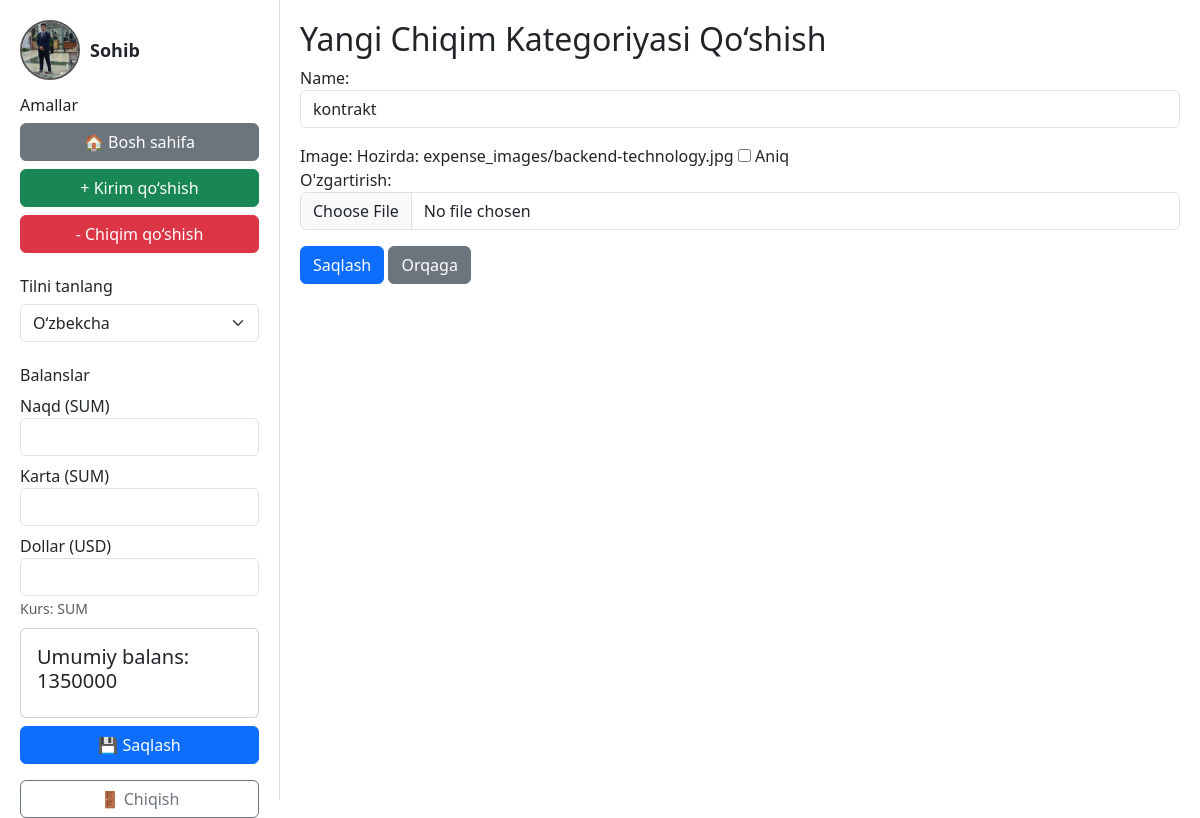
Page /finance/expense-categories/1/edit/ (signed in) on the committed database.
### users/models.py (models this page shows, shortened)
class CustomUser(AbstractUser):
    phone_number = models.CharField(max_length=20,null=True, blank=True)
    image = models.ImageField(upload_to='profiles/', null=True, blank=True)

### finance/models.py (models this page shows, shortened)
class ExpenseCategory(models.Model):
    user = models.ForeignKey(settings.AUTH_USER_MODEL, on_delete=models.CASCADE)
    name = models.CharField(max_length=50, unique=True)
    image = models.ImageField(
        upload_to="expense_images/",
        blank=True,
        null=True,
        default="expense_images/default.jpg"
    )

### finance/views.py (the view)
# urls.py: path('expense-categories/<int:pk_e>/edit/', views.update_expense_category, name='update_expense_category'),
@login_required
def update_expense_category(request, pk_e):
    category = get_object_or_404(ExpenseCategory, pk=pk_e, user=request.user)
    if request.method == "POST":
        form = ExpenseCategoryForm(request.POST, request.FILES, instance=category)
        if form.is_valid():
            form.save()
            messages.success(request, _("Chiqim kategoriyasi yangilandi"))
            return redirect("expense_category_list")
    else:
        form = ExpenseCategoryForm(instance=category)
    return render(request, "add_expense_category.html", {"form": form})

### finance/forms.py
class ExpenseCategoryForm(forms.ModelForm):
    class Meta:
        model = ExpenseCategory
        fields = ["name", "image"]
        widgets = {
            "name": forms.TextInput(attrs={"class": "form-control"}),
            "image": forms.ClearableFileInput(attrs={"class": "form-control"})
        }

### finance/context_processors.py (called while the page is built)
def user_balance(request):
    if request.user.is_authenticated:
        balance, created = UserBalance.objects.get_or_create(user=request.user)
        umumiy = (balance.cash or 0) + (balance.card or 0) + (balance.dollar or 0) * 12300
        return {
            "balance": balance,
            "umumiy_balans": number_format(umumiy, use_l10n=True, decimal_pos=0),
        }
    return {}

### templates/add_expense_category.html (shortened to what this page needs)
{% extends "base.html" %}
{% load i18n %}
{% block content %}
<h2>{% trans "Yangi Chiqim Kategoriyasi Qo‘shish" %}</h2>
<form method="post" enctype="multipart/form-data">
    {{ form.as_p }}
    <button type="submit" class="btn btn-primary">{% trans "Saqlash" %}</button>
    <a href="{% url 'expense_category_list' %}" class="btn btn-secondary">{% trans "Orqaga" %}</a>
</form>
{% endblock %}

### templates/base.html (shortened to what this page needs)
<!DOCTYPE html>
<html lang="{{ LANGUAGE_CODE }}">
<head>
    {% load humanize i18n %}
    <link href="https://cdn.jsdelivr.net/npm/bootstrap@5.3.0/dist/css/bootstrap.min.css" rel="stylesheet">
</head>
<body>
<div class="d-flex">
    <div class="sidebar">
        <div>
            <div class="d-flex align-items-center mb-3">
                {% if request.user.is_authenticated %}
                    <a href="{% url 'profile' %}" class="d-flex align-items-center text-decoration-none">
                        {% if request.user.image %}
                            <img src="{{ request.user.image.url }}" class="profile-pic">
                        {% else %}
                            <img src="https://via.placeholder.com/60" class="profile-pic">
                        {% endif %}
                        <span class="username">{{ request.user.username }}</span>
                    </a>
                {% else %}
                    <a href="{% url 'login' %}" class="d-flex align-items-center text-decoration-none">
                        <img src="https://via.placeholder.com/60" class="profile-pic">
                        <span class="username">{% trans "Mehmon" %}</span>
                    </a>
                {% endif %}
            </div>
            <div class="mb-4">
                <h6>{% trans "Amallar" %}</h6>
                <div class="d-grid gap-2">
                    <a href="{% url 'dashboard' %}" class="btn btn-secondary">🏠 {% trans "Bosh sahifa" %}</a>
                    <a href="{% url 'category_list' %}" class="btn btn-success">+ {% trans "Kirim qo‘shish" %}</a>
                    <a href="{% url 'expense_category_list' %}" class="btn btn-danger">- {% trans "Chiqim qo‘shish" %}</a>
                </div>
            </div>
            <div class="mb-4">
                <h6>{% trans "Tilni tanlang" %}</h6>
                <form method="post" action="{% url 'set_language' %}">
                    <select name="language" onchange="this.form.submit()" class="form-select">
                        <option value="uz" {% if request.LANGUAGE_CODE == 'uz' %}selected{% endif %}>O‘zbekcha</option>
                    </select>
                </form>
            </div>
            <h6>{% trans "Balanslar" %}</h6>
            <form method="post" action="{% url 'update_balance' %}">
                <div class="mb-2">
                    <label>{% trans "Naqd (SUM)" %}</label>
                    <input type="number" step="0.01" name="cash" class="form-control balance-card" value="{{ cash_amount }}">
                </div>
                <div class="mb-2">
                    <label>{% trans "Karta (SUM)" %}</label>
                    <input type="number" step="0.01" name="card" class="form-control balance-card" value="{{ card_amount }}">
                </div>
                <div class="mb-2">
                    <label>{% trans "Dollar (USD)" %}</label>
                    <input type="number" step="0.01" name="dollar" class="form-control balance-card" value="{{ dollar_amount }}">
                    <small class="text-muted">{% trans "Kurs" %}: {{ dollar_to_sum|intcomma }} SUM</small>
                </div>
                <div class="card p-3">
                    <h5>{% trans "Umumiy balans" %}: {{ umumiy_balans }}</h5>
                </div>
                <button type="submit" class="btn btn-primary w-100 mt-2">💾 {% trans "Saqlash" %}</button>
            </form>
        </div>
        {% if request.user.is_authenticated %}
            <div class="mt-3">
                <form method="post" action="{% url 'logout' %}">
                    <button type="submit" class="btn btn-outline-secondary w-100">🚪 {% trans "Chiqish" %}</button>
                </form>
            </div>
        {% else %}
            <div class="mt-3">
                <a href="{% url 'login' %}" class="btn btn-primary w-100">🔑 {% trans "Login" %}</a>
            </div>
        {% endif %}
    </div>
    <div class="content">
        {% block content %}{% endblock %}
    </div>
</div>
</body>
</html>

### templates/base.html (style rules this page uses)
body { margin: 0; padding: 0; }
.sidebar { width: 280px; height: 100vh; border-right: 1px solid #ddd; padding: 20px; display: flex; flex-direction: column; justify-content: space-between; }
.profile-pic { width: 60px; height: 60px; border-radius: 50%; object-fit: cover; border: 2px solid #555; }
.username { font-weight: bold; margin-left: 10px; font-size: 18px; }
.content { flex-grow: 1; padding: 20px; display: flex; flex-direction: column; }
a { color: inherit; text-decoration: none; }

### rows in the picture
CustomUser: user.image (picture), user.username "Sohib"
ExpenseCategory: name "kontrakt"

### other values in the picture
{{ umumiy_balans }} "1350000"
